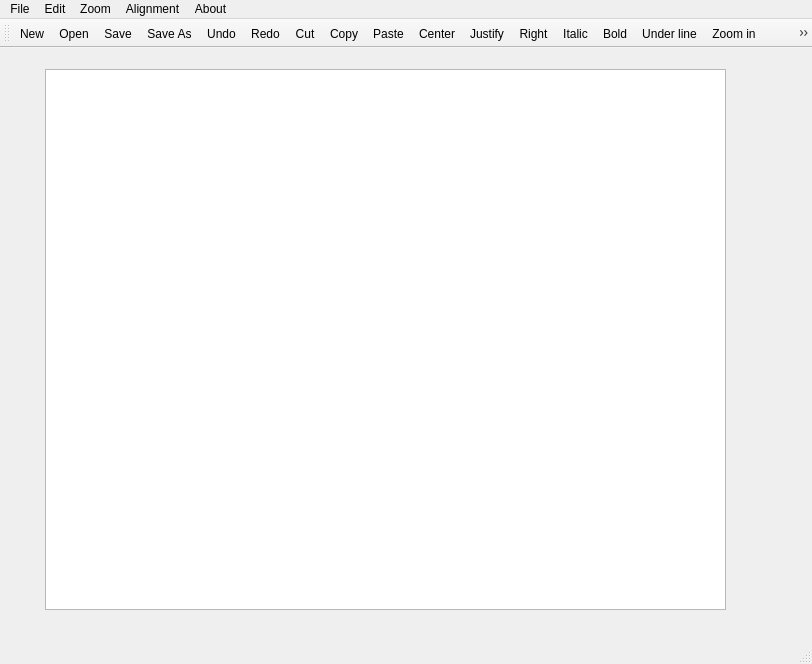
<?xml version="1.0" encoding="UTF-8"?>
<ui version="4.0">
 <class>Notepad</class>
 <widget class="QMainWindow" name="Notepad">
  <property name="geometry">
   <rect>
    <x>0</x>
    <y>0</y>
    <width>812</width>
    <height>664</height>
   </rect>
  </property>
  <property name="windowTitle">
   <string>MainWindow</string>
  </property>
  <widget class="QWidget" name="centralwidget">
   <widget class="QTextEdit" name="textEdit">
    <property name="geometry">
     <rect>
      <x>45</x>
      <y>21</y>
      <width>681</width>
      <height>541</height>
     </rect>
    </property>
   </widget>
  </widget>
  <widget class="QStatusBar" name="statusbar"/>
  <widget class="QMenuBar" name="menubar">
   <property name="geometry">
    <rect>
     <x>0</x>
     <y>0</y>
     <width>812</width>
     <height>26</height>
    </rect>
   </property>
   <widget class="QMenu" name="menufile">
    <property name="title">
     <string>File</string>
    </property>
    <addaction name="actionNew"/>
    <addaction name="actionOpen"/>
    <addaction name="actionsave"/>
    <addaction name="actionSave_As"/>
    <addaction name="separator"/>
    <addaction name="actionPrint"/>
    <addaction name="actionExit"/>
   </widget>
   <widget class="QMenu" name="menuEdit">
    <property name="title">
     <string>Edit</string>
    </property>
    <addaction name="actionUndo"/>
    <addaction name="actionRedo"/>
    <addaction name="separator"/>
    <addaction name="actionCut"/>
    <addaction name="actionCopy"/>
    <addaction name="actionPaste"/>
    <addaction name="separator"/>
    <addaction name="actionFont"/>
    <addaction name="actionItalic"/>
    <addaction name="actionBold"/>
    <addaction name="actionUnder_line"/>
    <addaction name="separator"/>
    <addaction name="actionColor"/>
    <addaction name="actionBackground_Color"/>
    <addaction name="actionBackground_Color_Editor"/>
   </widget>
   <widget class="QMenu" name="menuabout">
    <property name="title">
     <string>About</string>
    </property>
    <addaction name="actionAbout_Notepad"/>
   </widget>
   <widget class="QMenu" name="menuSearch">
    <property name="title">
     <string>Zoom</string>
    </property>
    <addaction name="actionZoom_in"/>
    <addaction name="actionZoom_out"/>
   </widget>
   <widget class="QMenu" name="menuAlignment">
    <property name="title">
     <string>Alignment</string>
    </property>
    <addaction name="actionCenter"/>
    <addaction name="actionRight"/>
    <addaction name="actionLeft"/>
    <addaction name="actionJustify"/>
   </widget>
   <addaction name="menufile"/>
   <addaction name="menuEdit"/>
   <addaction name="menuSearch"/>
   <addaction name="menuAlignment"/>
   <addaction name="menuabout"/>
  </widget>
  <widget class="QToolBar" name="toolBar">
   <property name="windowTitle">
    <string>toolBar</string>
   </property>
   <attribute name="toolBarArea">
    <enum>TopToolBarArea</enum>
   </attribute>
   <attribute name="toolBarBreak">
    <bool>false</bool>
   </attribute>
   <addaction name="actionNew"/>
   <addaction name="actionOpen"/>
   <addaction name="actionsave"/>
   <addaction name="actionSave_As"/>
   <addaction name="actionUndo"/>
   <addaction name="actionRedo"/>
   <addaction name="actionCut"/>
   <addaction name="actionCopy"/>
   <addaction name="actionPaste"/>
   <addaction name="actionCenter"/>
   <addaction name="actionJustify"/>
   <addaction name="actionRight"/>
   <addaction name="actionItalic"/>
   <addaction name="actionBold"/>
   <addaction name="actionUnder_line"/>
   <addaction name="actionZoom_in"/>
   <addaction name="actionZoom_out"/>
   <addaction name="actionColor"/>
   <addaction name="actionFont"/>
   <addaction name="actionPrint"/>
   <addaction name="actionAbout_Notepad"/>
  </widget>
  <action name="actionNew">
   <property name="icon">
    <iconset resource="texteditorimages.qrc">
     <normaloff>:/new/TextEditor/Images/add.png</normaloff>
     <normalon>Images/add.png</normalon>:/new/TextEditor/Images/add.png</iconset>
   </property>
   <property name="text">
    <string>New</string>
   </property>
  </action>
  <action name="actionOpen">
   <property name="icon">
    <iconset resource="texteditorimages.qrc">
     <normaloff>:/new/TextEditor/Images/door_open.png</normaloff>:/new/TextEditor/Images/door_open.png</iconset>
   </property>
   <property name="text">
    <string>Open</string>
   </property>
  </action>
  <action name="actionsave">
   <property name="icon">
    <iconset>
     <normalon>:/new/TextEditor/Images/page_save.png</normalon>
    </iconset>
   </property>
   <property name="text">
    <string>Save</string>
   </property>
  </action>
  <action name="actionSave_As">
   <property name="icon">
    <iconset>
     <normalon>:/new/TextEditor/Images/script_save.png</normalon>
    </iconset>
   </property>
   <property name="text">
    <string>Save As</string>
   </property>
  </action>
  <action name="actionUndo">
   <property name="icon">
    <iconset>
     <normalon>:/new/TextEditor/Images/arrow_undo.png</normalon>
    </iconset>
   </property>
   <property name="text">
    <string>Undo</string>
   </property>
  </action>
  <action name="actionRedo">
   <property name="icon">
    <iconset resource="texteditorimages.qrc">
     <normaloff>:/new/TextEditor/Images/arrow_redo.png</normaloff>:/new/TextEditor/Images/arrow_redo.png</iconset>
   </property>
   <property name="text">
    <string>Redo</string>
   </property>
  </action>
  <action name="actionCut">
   <property name="icon">
    <iconset resource="texteditorimages.qrc">
     <normaloff>:/new/TextEditor/Images/cut.png</normaloff>:/new/TextEditor/Images/cut.png</iconset>
   </property>
   <property name="text">
    <string>Cut</string>
   </property>
  </action>
  <action name="actionCopy">
   <property name="icon">
    <iconset>
     <normalon>:/new/TextEditor/Images/page_copy.png</normalon>
    </iconset>
   </property>
   <property name="text">
    <string>Copy</string>
   </property>
  </action>
  <action name="actionPaste">
   <property name="icon">
    <iconset>
     <normalon>:/new/TextEditor/Images/page_white_paste.png</normalon>
    </iconset>
   </property>
   <property name="text">
    <string>Paste</string>
   </property>
  </action>
  <action name="actionPrint">
   <property name="icon">
    <iconset>
     <normalon>:/new/TextEditor/Images/printer.png</normalon>
    </iconset>
   </property>
   <property name="text">
    <string>Print</string>
   </property>
  </action>
  <action name="actionColor">
   <property name="icon">
    <iconset>
     <normalon>:/new/TextEditor/Images/color_swatch.png</normalon>
    </iconset>
   </property>
   <property name="text">
    <string>Color</string>
   </property>
  </action>
  <action name="actionBackground_Color">
   <property name="icon">
    <iconset resource="texteditorimages.qrc">
     <normaloff>:/new/TextEditor/Images/backclr.jpg</normaloff>:/new/TextEditor/Images/backclr.jpg</iconset>
   </property>
   <property name="text">
    <string>Highlight</string>
   </property>
  </action>
  <action name="actionBackground_Color_Editor">
   <property name="icon">
    <iconset>
     <normalon>:/new/TextEditor/Images/full.jpg</normalon>
    </iconset>
   </property>
   <property name="text">
    <string>Background Color Editor</string>
   </property>
  </action>
  <action name="actionFont">
   <property name="icon">
    <iconset>
     <normalon>:/new/TextEditor/Images/font.png</normalon>
    </iconset>
   </property>
   <property name="text">
    <string>Font</string>
   </property>
  </action>
  <action name="actionAbout_Notepad">
   <property name="icon">
    <iconset>
     <normalon>:/new/TextEditor/Images/About_Icon_1.jpg</normalon>
    </iconset>
   </property>
   <property name="text">
    <string>About Notepad</string>
   </property>
  </action>
  <action name="actionZoom_in">
   <property name="icon">
    <iconset>
     <normalon>:/new/TextEditor/Images/zoom_in.png</normalon>
    </iconset>
   </property>
   <property name="text">
    <string>Zoom in</string>
   </property>
  </action>
  <action name="actionZoom_out">
   <property name="icon">
    <iconset>
     <normalon>:/new/TextEditor/Images/zoom_out.png</normalon>
    </iconset>
   </property>
   <property name="text">
    <string>Zoom out</string>
   </property>
  </action>
  <action name="actionItalic">
   <property name="icon">
    <iconset>
     <normalon>:/new/TextEditor/Images/text_italic.png</normalon>
    </iconset>
   </property>
   <property name="text">
    <string>Italic</string>
   </property>
  </action>
  <action name="actionBold">
   <property name="icon">
    <iconset>
     <normalon>:/new/TextEditor/Images/text_bold.png</normalon>
    </iconset>
   </property>
   <property name="text">
    <string>Bold</string>
   </property>
  </action>
  <action name="actionUnder_line">
   <property name="icon">
    <iconset>
     <normalon>:/new/TextEditor/Images/text_underline.png</normalon>
    </iconset>
   </property>
   <property name="text">
    <string>Under line</string>
   </property>
  </action>
  <action name="actionCenter">
   <property name="icon">
    <iconset>
     <normalon>:/new/TextEditor/Images/text_align_center.png</normalon>
    </iconset>
   </property>
   <property name="text">
    <string>Center</string>
   </property>
  </action>
  <action name="actionRight">
   <property name="icon">
    <iconset>
     <normalon>:/new/TextEditor/Images/text_align_right.png</normalon>
    </iconset>
   </property>
   <property name="text">
    <string>Right</string>
   </property>
  </action>
  <action name="actionLeft">
   <property name="icon">
    <iconset>
     <normalon>:/new/TextEditor/Images/text_align_left.png</normalon>
    </iconset>
   </property>
   <property name="text">
    <string>Left</string>
   </property>
  </action>
  <action name="actionJustify">
   <property name="icon">
    <iconset>
     <normalon>:/new/TextEditor/Images/text_align_justify.png</normalon>
    </iconset>
   </property>
   <property name="text">
    <string>Justify</string>
   </property>
  </action>
  <action name="actionExit">
   <property name="icon">
    <iconset>
     <normalon>:/new/TextEditor/Images/Exit.png</normalon>
    </iconset>
   </property>
   <property name="text">
    <string>Exit</string>
   </property>
  </action>
 </widget>
 <resources>
  <include location="texteditorimages.qrc"/>
 </resources>
 <connections/>
</ui>
